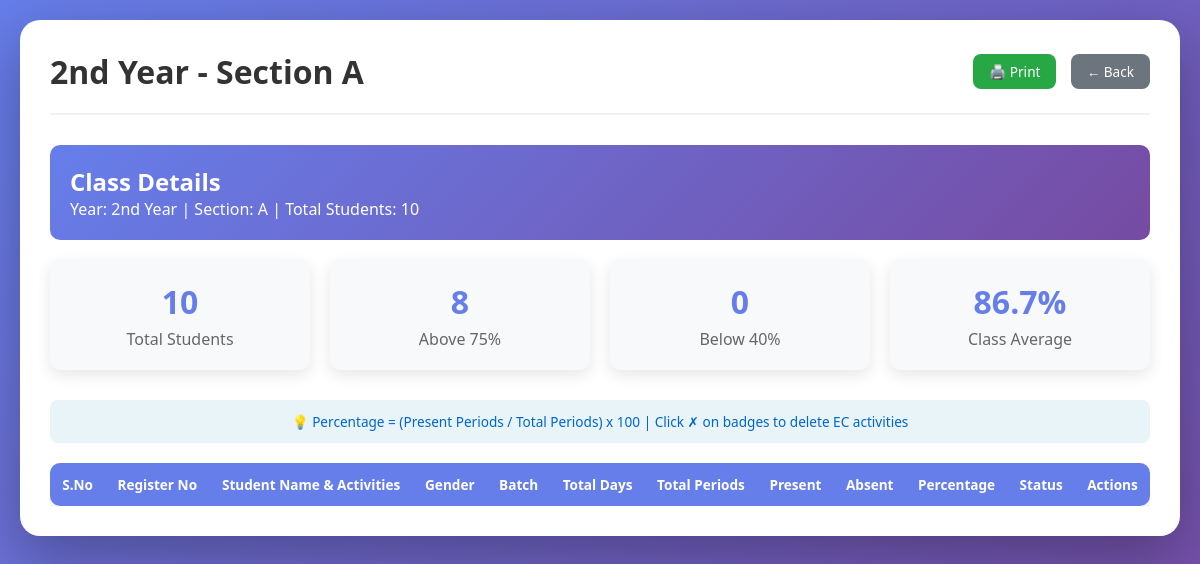
/view_class/2nd Year/A (signed in), run on an earlier commit of the app's database.
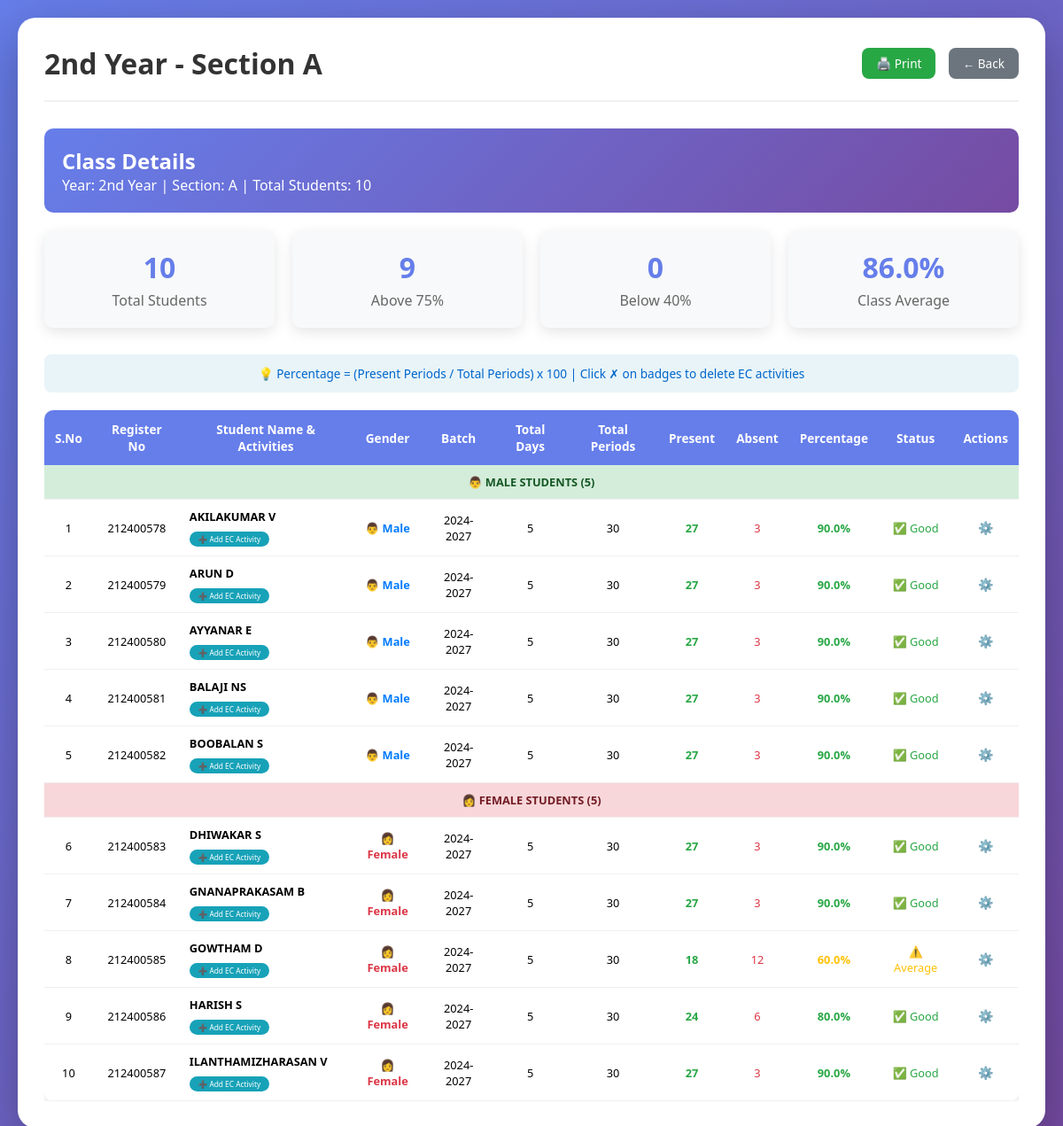
And on a later commit of the database.
### app.py (models this page shows)
class Student(db.Model):
    __tablename__ = 'students'
    id = db.Column(db.Integer, primary_key=True, autoincrement=True)
    register_number = db.Column(db.String(20), unique=True, nullable=False)
    name = db.Column(db.String(100), nullable=False)
    gender = db.Column(db.String(1), nullable=False, default='M')
    year = db.Column(db.String(20), nullable=False)
    section = db.Column(db.String(1), nullable=False)
    batch = db.Column(db.String(20))
    dob = db.Column(db.String(50))
    umis = db.Column(db.String(50))
    mobile_student = db.Column(db.String(15))
    mobile_parent = db.Column(db.String(15))
    parent_guardian_name = db.Column(db.String(100))
    blood_group = db.Column(db.String(5))
    department_id = db.Column(db.Integer, db.ForeignKey('departments.id'), nullable=False)
    created_at = db.Column(db.DateTime, default=datetime.now)
    attendances = db.relationship('Attendance', backref='student', lazy=True, cascade='all, delete-orphan')

### app.py (the view)
@app.route('/view_class/<year>/<section>')
def view_class(year, section):
    role = session.get('role')
    if role not in ['dept_admin', 'dept_admin_viewer']:
        return redirect(url_for('index'))
    department_id = session.get('department_id')
    students = Student.query.filter_by(
        department_id=department_id,
        year=year,
        section=section
    ).order_by(
        Student.gender.desc(),
        Student.name.asc()
    ).all()
    student_ids = [s.id for s in students]
    ec_activities = Extracurricular.query.filter(
        Extracurricular.student_id.in_(student_ids),
        ~Extracurricular.notes.like('OD_%')
    ).all()
    ec_by_student = defaultdict(list)
    for activity in ec_activities:
        ec_by_student[activity.student_id].append({
            'id': activity.id,
            'name': activity.activity_type.name if activity.activity_type else 'Unknown',
            'notes': activity.notes
        })
    summary = []
    for student in students:
        total_periods, present_periods, od_periods, absent_periods, percentage = calculate_student_attendance(student.id)
        total_days = len(set(r.date for r in Attendance.query.filter_by(student_id=student.id).all()))
        summary.append({
            'id': student.id,
            'name': student.name,
            'reg_no': student.register_number,
            'gender': student.gender,
            'batch': student.batch,
            'total_days': total_days,
            'total_periods': total_periods,
            'present_periods': present_periods,
            'od_periods': od_periods,
            'absent_periods': absent_periods,
            'percentage': percentage,
            'ec_activities': ec_by_student.get(student.id, [])
        })
    return render_template('class_view.html',
                         year=year,
                         section=section,
                         students=summary)

### app.py (called while the page is built)
@app.context_processor
def inject_datetime():
    return {'datetime': datetime}

### templates/class_view.html (shortened to what the changed rows need)
<!DOCTYPE html>
<html lang="en">
<head>
</head>
<body>
    <div class="container">
        <div class="header">
            <h1>{{ year }} - Section {{ section }}</h1>
        </div>
        <div class="class-header">
            <h2>Class Details</h2>
        </div>
        <div class="stats-container">
            <div class="stat-card">
                <h3>{{ students|selectattr('percentage', 'defined')|selectattr('percentage', '>=', 75)|list|length }}</h3>
                <p>Above 75%</p>
            </div>
            <div class="stat-card">
                <h3>{{ "%.1f"|format(students|map(attribute='percentage')|sum / students|length if students|length > 0 else 0) }}%</h3>
                <p>Class Average</p>
            </div>
        </div>
        <div class="table-wrapper">
            <table>
                <thead>
                    <tr>
                        <th>S.No</th>
                        <th>Register No</th>
                        <th>Student Name & Activities</th>
                        <th>Gender</th>
                        <th>Batch</th>
                        <th>Total Days</th>
                        <th>Total Periods</th>
                        <th>Present</th>
                        <th>Absent</th>
                        <th>Percentage</th>
                        <th>Status</th>
                        <th>Actions</th>
                    </tr>
                </thead>
                <tbody>
                    {% set male_students = students|selectattr('gender', 'equalto', 'M')|list %}
                    {% set female_students = students|selectattr('gender', 'equalto', 'F')|list %}
                    {% set sno = namespace(value=1) %}
                    {% if male_students %}
                    <tr class="group-header-male">
                        <td colspan="12" style="background: #d4edda; color: #155724; font-weight: bold;">
                            👨 MALE STUDENTS ({{ male_students|length }})
                        </td>
                    </tr>
                    {% for student in male_students %}
                    <tr id="student-row-{{ student.id }}">
                        <td>{{ sno.value }}{% set sno.value = sno.value + 1 %}</td>
                        <td>{{ student.reg_no }}</td>
                        <td class="student-name">
                            <div class="student-info-cell">
                                <div class="student-header">{{ student.name }}</div>
                                <a href="{{ url_for('ec_activity', student_id=student.id, year=year, section=section) }}" class="ec-btn">➕ Add EC Activity</a>
                            </div>
                        </td>
                        <td>
                            <span class="gender-male">👨 Male</span>
                        </td>
                        <td>{{ student.batch }}</td>
                        <td>{{ student.total_days }}</td>
                        <td>{{ student.total_periods }}</td>
                        <td class="present">{{ student.present_periods }}</td>
                        <td class="absent">{{ student.absent_periods }}</td>
                        <td class="percentage-cell {% if student.percentage >= 75 %}high{% elif student.percentage >= 40 %}medium{% else %}low{% endif %}">
                            <strong>{{ student.percentage }}%</strong>
                        </td>
                        <td>
                            {% if student.percentage >= 75 %}
                            <span style="color: #28a745;">✅ Good</span>
                            {% elif student.percentage >= 40 %}
                            <span style="color: #ffc107;">⚠️ Average</span>
                            {% else %}
                            <span style="color: #dc3545;">❌ Low</span>
                            {% endif %}
                        </td>
                        <td>
                            <div class="action-buttons">
                                <button class="action-icon" onclick="showActionMenu(this, '{{ student.id }}', '{{ student.name }}', '{{ year }}', '{{ section }}')" title="Actions">⚙️</button>
                            </div>
                        </td>
                    </tr>
                    {% endfor %}
                    {% endif %}
                    {% if female_students %}
                    <tr class="group-header-female">
                        <td colspan="12" style="background: #f8d7da; color: #721c24; font-weight: bold;">
                            👩 FEMALE STUDENTS ({{ female_students|length }})
                        </td>
                    </tr>
                    {% for student in female_students %}
                    <tr id="student-row-{{ student.id }}">
                        <td>{{ sno.value }}{% set sno.value = sno.value + 1 %}</td>
                        <td>{{ student.reg_no }}</td>
                        <td class="student-name">
                            <div class="student-info-cell">
                                <div class="student-header">{{ student.name }}</div>
                                <a href="{{ url_for('ec_activity', student_id=student.id, year=year, section=section) }}" class="ec-btn">➕ Add EC Activity</a>
                            </div>
                        </td>
                        <td>
                            <span class="gender-female">👩 Female</span>
                        </td>
                        <td>{{ student.batch }}</td>
                        <td>{{ student.total_days }}</td>
                        <td>{{ student.total_periods }}</td>
                        <td class="present">{{ student.present_periods }}</td>
                        <td class="absent">{{ student.absent_periods }}</td>
                        <td class="percentage-cell {% if student.percentage >= 75 %}high{% elif student.percentage >= 40 %}medium{% else %}low{% endif %}">
                            <strong>{{ student.percentage }}%</strong>
                        </td>
                        <td>
                            {% if student.percentage >= 75 %}
                            <span style="color: #28a745;">✅ Good</span>
                            {% elif student.percentage >= 40 %}
                            <span style="color: #ffc107;">⚠️ Average</span>
                            {% else %}
                            <span style="color: #dc3545;">❌ Low</span>
                            {% endif %}
                        </td>
                        <td>
                            <div class="action-buttons">
                                <button class="action-icon" onclick="showActionMenu(this, '{{ student.id }}', '{{ student.name }}', '{{ year }}', '{{ section }}')" title="Actions">⚙️</button>
                            </div>
                        </td>
                    </tr>
                    {% endfor %}
                    {% endif %}
                </tbody>
            </table>
        </div>
    </div>
</body>
</html>

What changed in the data, as far as the page shows it:
now on this page (row edited): Student: value "1", reg_no "212400578", name "AKILAKUMAR V", batch "2024-2027", total_days "5", total_periods "30", present_periods "27", absent_periods "3", percentage "90.0", shown under "86.0%"
now on this page (row edited): Student: value "2", reg_no "212400579", name "ARUN D", batch "2024-2027", total_days "5", total_periods "30", present_periods "27", absent_periods "3", percentage "90.0", shown under "86.0%"
now on this page (row edited): Student: value "3", reg_no "212400580", name "AYYANAR E", batch "2024-2027", total_days "5", total_periods "30", present_periods "27", absent_periods "3", percentage "90.0", shown under "86.0%"
now on this page (row edited): Student: value "4", reg_no "212400581", name "BALAJI NS", batch "2024-2027", total_days "5", total_periods "30", present_periods "27", absent_periods "3", percentage "90.0", shown under "86.0%"
now on this page (row edited): Student: value "5", reg_no "212400582", name "BOOBALAN S", batch "2024-2027", total_days "5", total_periods "30", present_periods "27", absent_periods "3", percentage "90.0", shown under "86.0%"
now on this page (row edited): Student: value "6", reg_no "212400583", name "DHIWAKAR S", batch "2024-2027", total_days "5", total_periods "30", present_periods "27", absent_periods "3", percentage "90.0", shows "✅ Good"
now on this page (row edited): Student: value "7", reg_no "212400584", name "GNANAPRAKASAM B", batch "2024-2027", total_days "5", total_periods "30", present_periods "27", absent_periods "3", percentage "90.0", shows "✅ Good"
now on this page (row edited): Student: value "8", reg_no "212400585", name "GOWTHAM D", batch "2024-2027", total_days "5", total_periods "30", present_periods "18", absent_periods "12", percentage "60.0", shows "⚠️ Average"
now on this page (row edited): Student: value "9", reg_no "212400586", name "HARISH S", batch "2024-2027", total_days "5", total_periods "30", present_periods "24", absent_periods "6", percentage "80.0", shows "✅ Good"
now on this page (row edited): Student: value "10", reg_no "212400587", name "ILANTHAMIZHARASAN V", batch "2024-2027", total_days "5", total_periods "30", present_periods "27", absent_periods "3", percentage "90.0", shows "✅ Good"
Also different on the page:
{{ male_students|length }}: (not shown) → "5"
{{ female_students|length }}: (not shown) → "5"
text no longer shown: "8 86.7"
text now shown: "9 86.0 👨 MALE STUDENTS ( ) 👩 FEMALE STUDENTS ( )"
